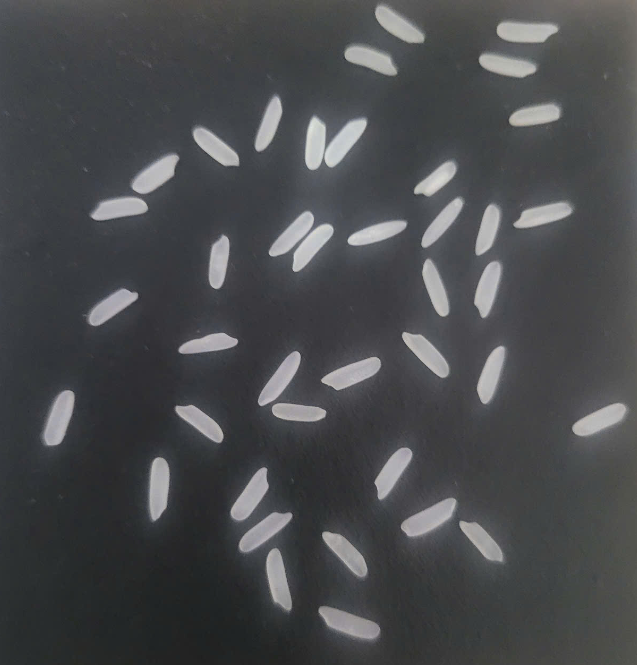
#> input picture img.png, 637 x 665 px, found by its file name
$ python rice_detector_cli.py
#> lines starting #> are read from the running program, lines starting #| are printed output that depends on the picture; after the words box and inside, x2 and y2 are one past the last pixel; in counts of white or black regions, pixels touching at a corner belong together
import cv2
import numpy as np
import matplotlib.pyplot as plt


def rice_detection_combined(image_path):
    """
    Detect and count rice grains using a combination of watershed and contour methods.

    Parameters:
    -----------
    image_path : str
        Path to the input image file

    Returns:
    --------
    tuple
        (contour_count, watershed_count, total_count)
    """
    # ==========================================================================
    # STEP 1: IMAGE LOADING AND PREPROCESSING
    # ==========================================================================

    # Load the image
    img = cv2.imread(image_path)
#> img is the input picture: shape (665, 637, 3); mean B, G, R 77.2, 74.9, 73.4

    # Convert the image from BGR to RGB
    img = cv2.cvtColor(img, cv2.COLOR_BGR2RGB)

    # Apply brightness and contrast adjustment
    brightness = 6
    contrast = 0.60
    img_contrast = cv2.addWeighted(img, contrast, np.zeros(img.shape, img.dtype), 0, brightness)

    # ==========================================================================
    # STEP 2: SEGMENTATION
    # ==========================================================================

    # Color segmentation
    _, thresh1 = cv2.threshold(img_contrast, 82, 230, cv2.THRESH_BINARY)

    # Convert to grayscale
    gray = cv2.cvtColor(thresh1, cv2.COLOR_RGB2GRAY)

    # Gray segmentation
    _, thresh2 = cv2.threshold(gray, 0, 255, cv2.THRESH_BINARY)
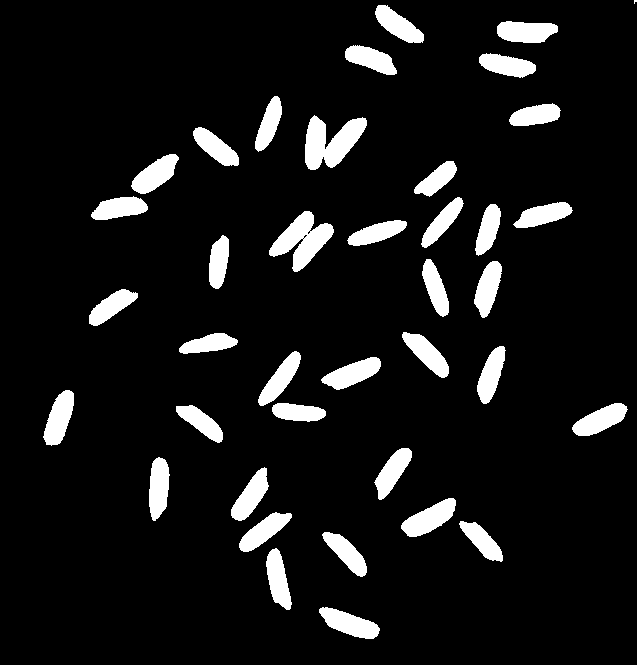
#> thresh2: shape (665, 637); 8.8% white; 39 white regions (1 under 20 px), largest, box (x1, y1, x2, y2) and area: (305, 115, 367, 170) 1974, (269, 211, 334, 272) 1881, (401, 498, 456, 537) 1137

    # ==========================================================================
    # STEP 3: NOISE REMOVAL
    # ==========================================================================

    # Create kernel for morphological operations
    kernel = np.ones((3, 3), np.uint8)

    # Apply opening operation to remove small noise
    opening_img = cv2.morphologyEx(thresh2, cv2.MORPH_OPEN, kernel, iterations=6)
#> opening_img: shape (665, 637); 7.2% white; 37 white regions, largest, box (x1, y1, x2, y2) and area: (305, 120, 363, 167) 1813, (278, 215, 329, 265) 1506, (405, 502, 453, 536) 1031

    # Apply erosion to separate connected grains
    erode_img = cv2.morphologyEx(opening_img, cv2.MORPH_ERODE, kernel, iterations=2)
#> erode_img: shape (665, 637); 4.8% white; 38 white regions, largest, box (x1, y1, x2, y2) and area: (307, 122, 361, 165) 1265, (407, 504, 451, 534) 719, (47, 395, 72, 442) 703

    # ==========================================================================
    # STEP 4: WATERSHED ALGORITHM
    # ==========================================================================

    # 4.1: Create sure background by dilating the eroded image
    sure_bg = cv2.morphologyEx(erode_img, cv2.MORPH_DILATE, kernel, iterations=7)
#> sure_bg: shape (665, 637); 14.2% white; 33 white regions, largest, box (x1, y1, x2, y2) and area: (228, 471, 294, 608) 4983, (93, 153, 179, 224) 3263, (300, 115, 368, 172) 3188

    # 4.2: Distance transform to find central regions of grains
    dist_transform = cv2.distanceTransform(erode_img, cv2.DIST_L2, 5)

    # 4.3: Threshold to determine sure foreground
    _, sure_fg = cv2.threshold(dist_transform, 0.4 * dist_transform.max(), 255, 0)
#> sure_fg: shape (665, 637) float32; 2.2% white; 40 white regions, largest, box (x1, y1, x2, y2) and area: (410, 507, 448, 531) 389, (504, 27, 545, 38) 368, (50, 398, 69, 439) 365
    sure_fg = np.uint8(sure_fg)

    # 4.4: Find unknown region (region between sure foreground and sure background)
    unknown = cv2.subtract(sure_bg, sure_fg)
#> unknown: shape (665, 637); 12% white; 33 white regions, largest, box (x1, y1, x2, y2) and area: (228, 471, 294, 608) 4197, (93, 153, 179, 224) 2634, (300, 115, 368, 172) 2541

    # 4.5: Marker labeling for watershed
    _, markers = cv2.connectedComponents(sure_fg)
#> markers: shape (665, 637) int32; 41 distinct labels, from 0 to 40

    # Add 1 to all markers so background isn't 0
    markers = markers + 1
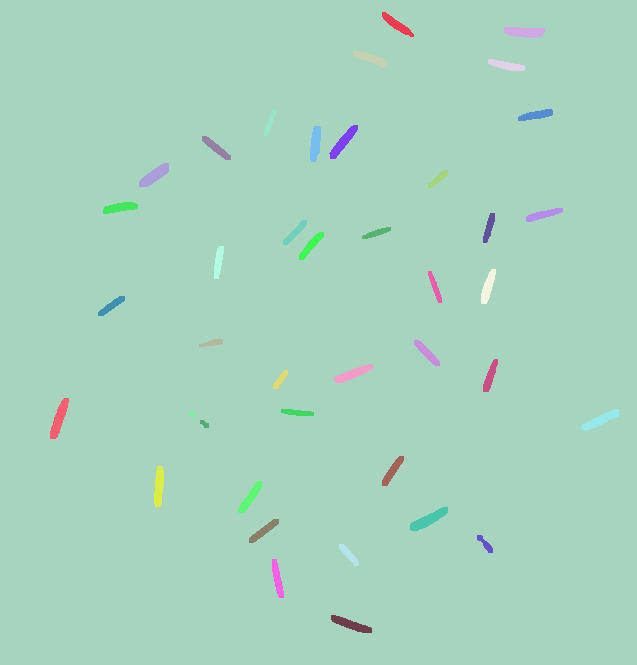
#> markers: shape (665, 637) int32; 41 distinct labels, from 1 to 41; one colour per label, 0 black

    # Mark unknown region as 0
    markers[unknown == 255] = 0

    # 4.6: Apply watershed algorithm
    markers = cv2.watershed(img, markers)
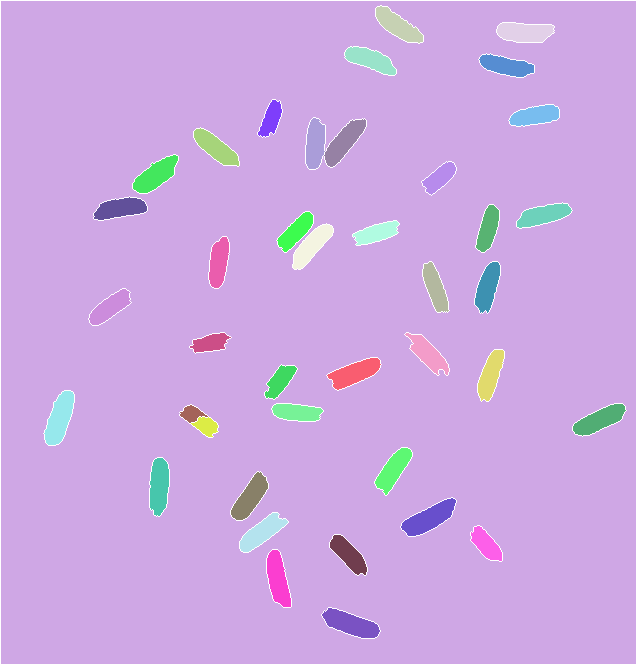
#> markers: shape (665, 637) int32; 42 distinct labels, from -1 to 41; one colour per label, 0 black, -1 white

    # ==========================================================================
    # STEP 5: COMBINED DETECTION METHOD
    # ==========================================================================

    # Create a combined result image
    combined_result = img.copy()

    # Draw watershed boundaries in green
    combined_result[markers == -1] = [0, 255, 0]
#> combined_result: shape (665, 637, 3); mean R, G, B 71.5, 77.2, 75.3

    # 5.1: Process watershed regions
    watershed_centroids = []
    watershed_count = 0

    # Get unique marker IDs (excluding background and boundaries)
    unique_markers = np.unique(markers)
#> unique_markers = 42 values from -1 to 41
    valid_markers = [m for m in unique_markers if m > 1]
#> valid_markers = 40 values from 2 to 41

    for marker_id in valid_markers:
        # Create mask for this marker
        mask = np.zeros_like(gray)
        mask[markers == marker_id] = 255

        # Find contour
        rice_contours, _ = cv2.findContours(mask, cv2.RETR_EXTERNAL, cv2.CHAIN_APPROX_SIMPLE)

        if rice_contours:
            # Draw contour in green
            cv2.drawContours(combined_result, rice_contours, -1, (0, 255, 0), 2)

            # Get centroid
            M = cv2.moments(rice_contours[0])
            if M["m00"] != 0:
                cX = int(M["m10"] / M["m00"])
                cY = int(M["m01"] / M["m00"])

                watershed_centroids.append((cX, cY))
                watershed_count += 1

                # Label the grain with its number
                cv2.putText(combined_result, str(watershed_count), (cX, cY),
                            cv2.FONT_HERSHEY_SIMPLEX, 1.5, (255, 0, 0), 2)
#> this loop made 40 passes
#> (cX, cY) on passes 1 to 12: (397, 25), (524, 31), (370, 59), (505, 65), (270, 118), (534, 115), (343, 141), (314, 143), (215, 147), (155, 174), (439, 177), (119, 207)
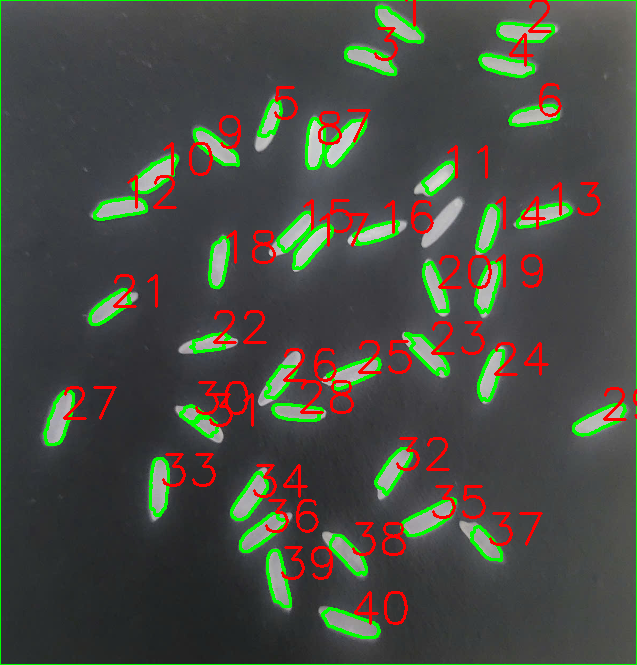
#> combined_result: shape (665, 637, 3); mean R, G, B 73.4, 76.2, 67.8
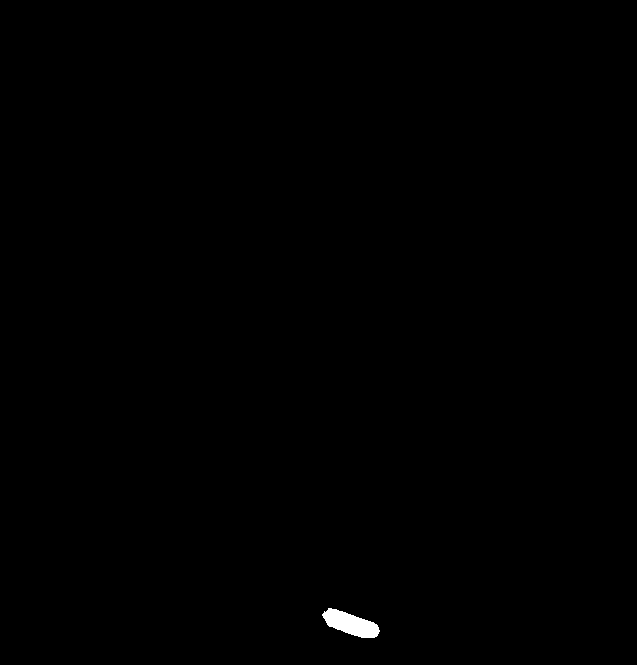
#> mask: shape (665, 637); 0.23% white; 1 white region
#> after the loop, watershed_centroids = 40 pairs, first value 59 to 599, second value 25 to 623; watershed_count = 40

    # 5.2: Process contours that don't overlap with watershed regions
    contour_only_count = 0

    # Find contours using Canny edge detection
    contours, _ = cv2.findContours(cv2.Canny(opening_img, 30, 200),
                                   cv2.RETR_EXTERNAL, cv2.CHAIN_APPROX_NONE)
#> contours = 43 contours, 6 with area under 20; largest, box (x1, y1, x2, y2) and area: (404, 501, 453, 536) 1034, (44, 392, 74, 444) 1004, (498, 21, 550, 43) 966, (325, 609, 377, 638) 957, (575, 403, 624, 435) 953

    for contour in contours:
        # Create a mask for this contour
        mask = np.zeros_like(gray)
        cv2.drawContours(mask, [contour], -1, 255, -1)

        # Check if this contour overlaps significantly with any watershed region
        overlap = cv2.bitwise_and(mask, opening_img)

        # Calculate overlap ratio (what percentage of the contour overlaps with opening_img)
        overlap_ratio = np.sum(overlap) / np.sum(mask) if np.sum(mask) > 0 else 0

        # If less than 55% overlap, consider it a separate rice grain
        if overlap_ratio < 0.55:
            # Draw contour in green
            cv2.drawContours(combined_result, [contour], -1, (0, 255, 0), 2)

            # Get centroid
            M = cv2.moments(contour)
            if M["m00"] != 0:
                cX = int(M["m10"] / M["m00"])
                cY = int(M["m01"] / M["m00"])

                contour_only_count += 1

                # Label the grain with its number (continuing from watershed_count)
                cv2.putText(combined_result, str(watershed_count + contour_only_count),
                            (cX + 20, cY + 20), cv2.FONT_HERSHEY_SIMPLEX, 1.5, (255, 0, 0), 3)
#> this loop made 43 passes
#> (overlap_ratio, cX, cY) on passes 27, 29, 36, 37: (0.532, 314, 250), (0.528, 289, 232), (0.477, 321, 122), (0.548, 343, 141)
#> overlap_ratio on passes 1 to 6: 0.939, 0.935, 0.918, 0.918, 0.925, 0.942
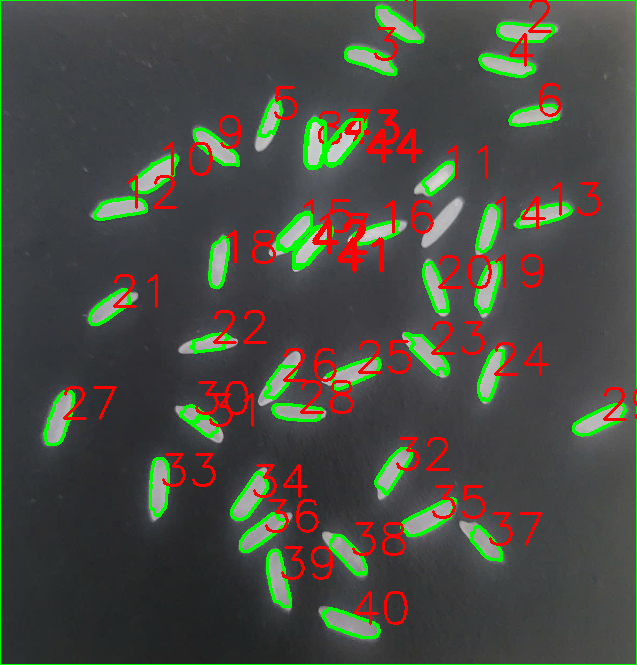
#> combined_result: shape (665, 637, 3); 0.71% of pixels changed, all inside (x1, y1, x2, y2) = (276, 109, 423, 273)
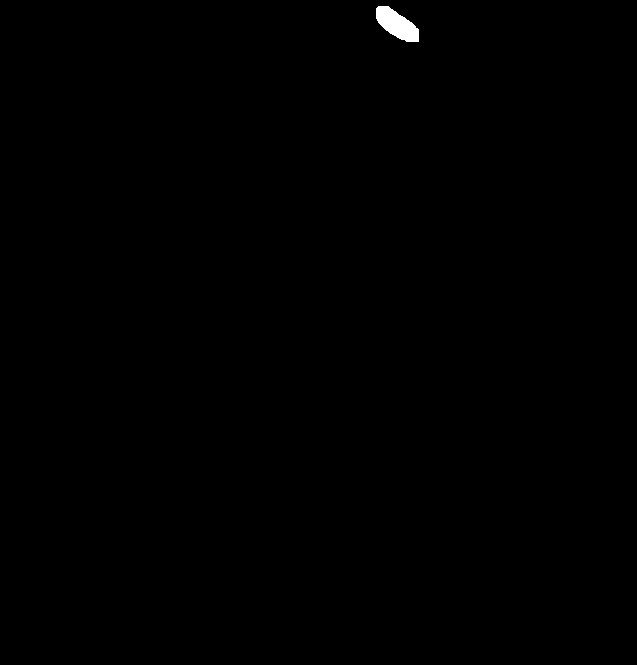
#> mask: shape (665, 637); 0.22% white; 1 white region, box (x1, y1, x2, y2) and area: (376, 6, 419, 42) 921
#> after the loop, contour_only_count = 4

    # Calculate total count of rice grains
    total_count = watershed_count + contour_only_count
#> total_count = 44

    # ==========================================================================
    # STEP 6: VISUALIZATION OF PROCESSING STEPS
    # ==========================================================================

    # Create figure with 3x3 subplots
    plt.figure(figsize=(18, 12))

    # Row 1: Original image processing
    plt.subplot(3, 3, 1)
    plt.imshow(img)
    plt.title("STEP 1: Original Image", fontweight='bold')
    plt.axis('off')

    plt.subplot(3, 3, 2)
    plt.imshow(img_contrast)
    plt.title("STEP 2: Contrast Adjusted", fontweight='bold')
    plt.axis('off')

    plt.subplot(3, 3, 3)
    plt.imshow(thresh1)
    plt.title("STEP 3: Color Segmentation", fontweight='bold')
    plt.axis('off')

    # Row 2: Grayscale processing
    plt.subplot(3, 3, 4)
    plt.imshow(gray, cmap='gray')
    plt.title("STEP 4: Grayscale Conversion", fontweight='bold')
    plt.axis('off')

    plt.subplot(3, 3, 5)
    plt.imshow(thresh2, cmap='gray')
    plt.title("STEP 5: Binary Thresholding", fontweight='bold')
    plt.axis('off')

    plt.subplot(3, 3, 6)
    plt.imshow(erode_img, cmap='gray')
    plt.title("STEP 6: Morphological Operations", fontweight='bold')
    plt.axis('off')

    # Row 3: Watershed and results
    plt.subplot(3, 3, 7)
    # Use jet colormap for better visualization of distance transform
    plt.imshow(dist_transform, cmap='jet')
    plt.title("STEP 7: Distance Transform", fontweight='bold')
    plt.axis('off')

    plt.subplot(3, 3, 8)
    plt.imshow(sure_fg, cmap='gray')
    plt.title("STEP 8: Sure Foreground", fontweight='bold')
    plt.axis('off')

    plt.subplot(3, 3, 9)
    plt.imshow(combined_result)
    plt.title(f"FINAL RESULT: {total_count} Rice Grains", fontweight='bold', color='darkgreen')
    plt.axis('off')

    # Add a suptitle to the figure
    plt.suptitle("Rice Grain Detection Process", fontsize=16, fontweight='bold', y=0.99)

    # Adjust layout and show
    plt.tight_layout()
    plt.subplots_adjust(top=0.95)
    plt.show()

    return len(contours), watershed_count, total_count


if __name__ == '__main__':
    # Path to the input image (update with your image path)
    image_path = r"C:\Users\DELL\Downloads\Simple Rice Detection\img.png"

    # Display informative message
    print("\n" + "=" * 70)
    print(" " * 25 + "RICE GRAIN DETECTION")
    print("=" * 70)

    # Run the detection algorithm
    contour_count, watershed_count, combined_count = rice_detection_combined(image_path)
#> contour_count = 43; watershed_count = 40; combined_count = 44

    # Display results
    print("\nDETECTION RESULTS:")
    print("-" * 70)
    print(f"▶ Number of rice grains (contour method)  : {contour_count}")
#| ▶ Number of rice grains (contour method)  : 43
    print(f"▶ Number of rice grains (watershed method): {watershed_count}")
#| ▶ Number of rice grains (watershed method): 40
    print(f"▶ TOTAL rice grains (combined method)     : {combined_count}")
#| ▶ TOTAL rice grains (combined method)     : 44
    print("-" * 70 + "\n")
